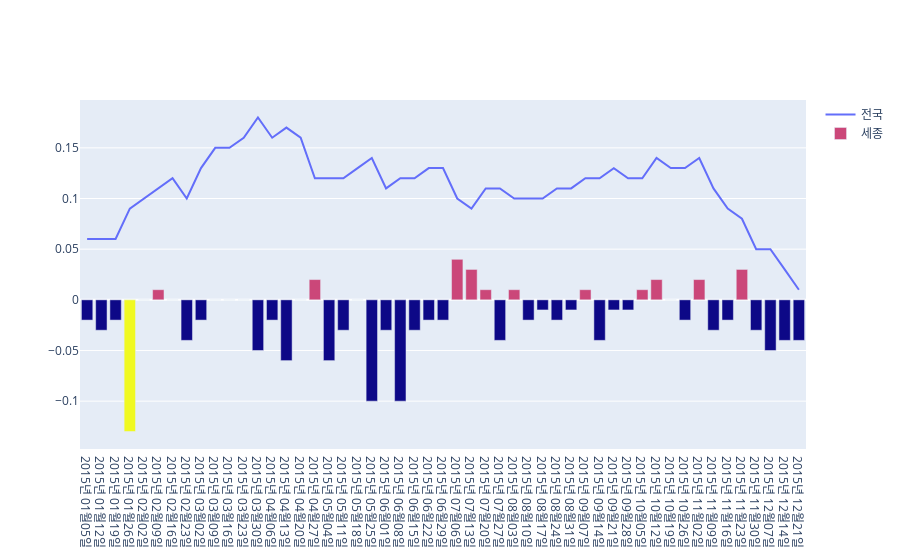

The notebook cell saved with this chart:
### Code cell
fig = go.Figure()
fig.add_trace(
    go.Scatter(
        x=apart2.index,
        y=apart2.values,
        
        name="전국"
    ))
fig.add_trace(
    go.Bar(
        x=apart.index,
        y=apart.values,
        marker_color=n,
        name='세종'
    ))
